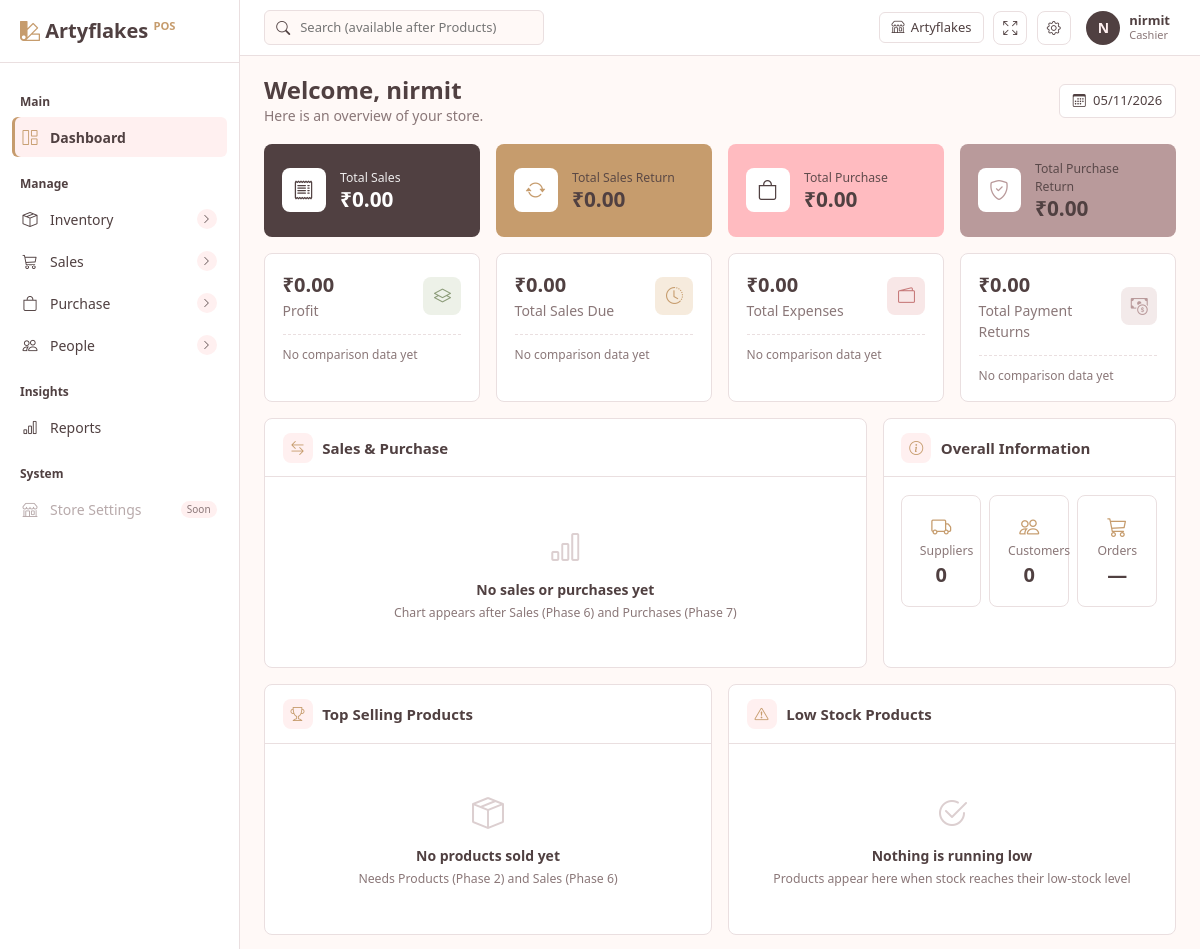
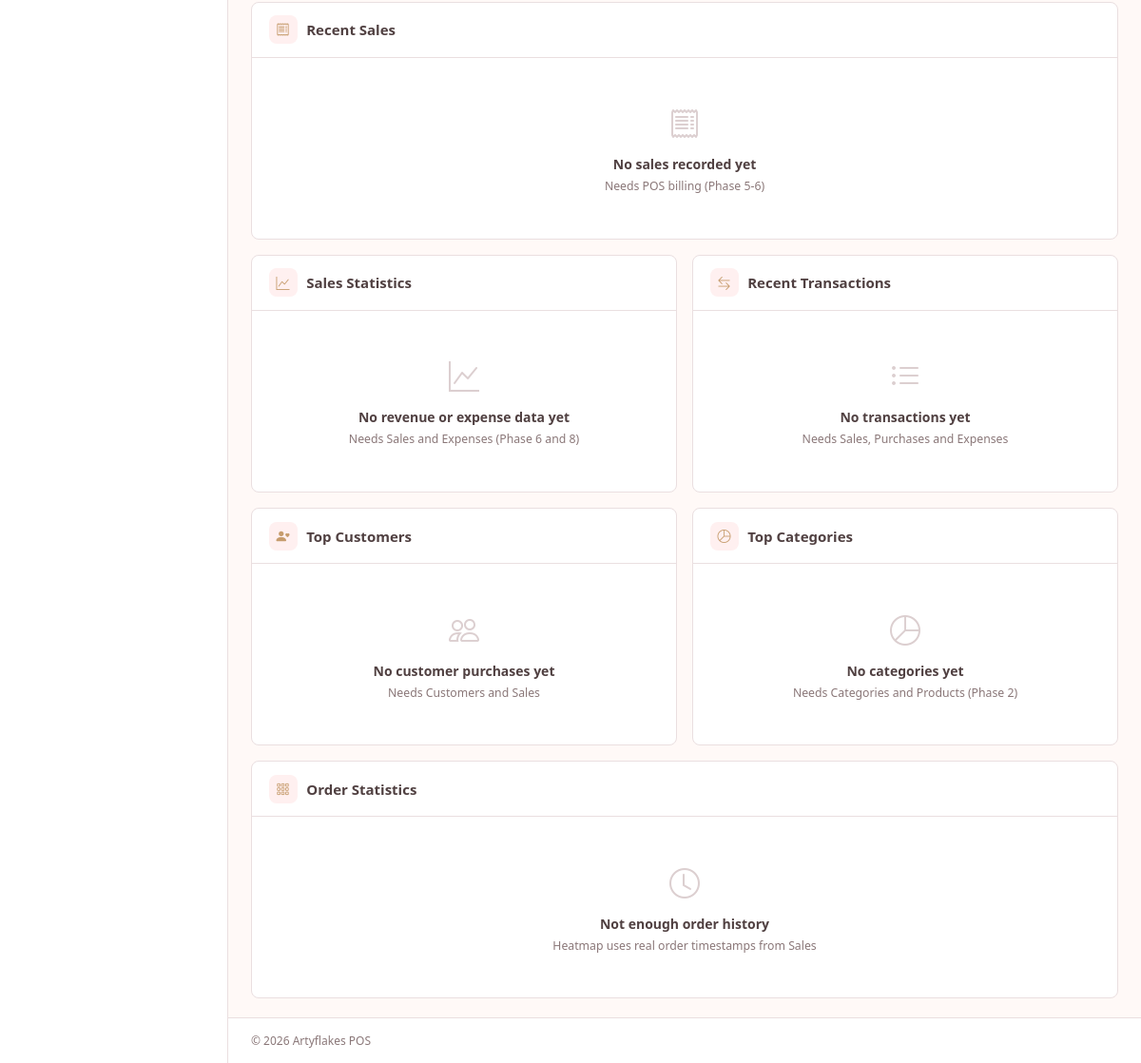
Before: /dashbord/ (signed in) with the older database file (2 pictures, top to bottom).
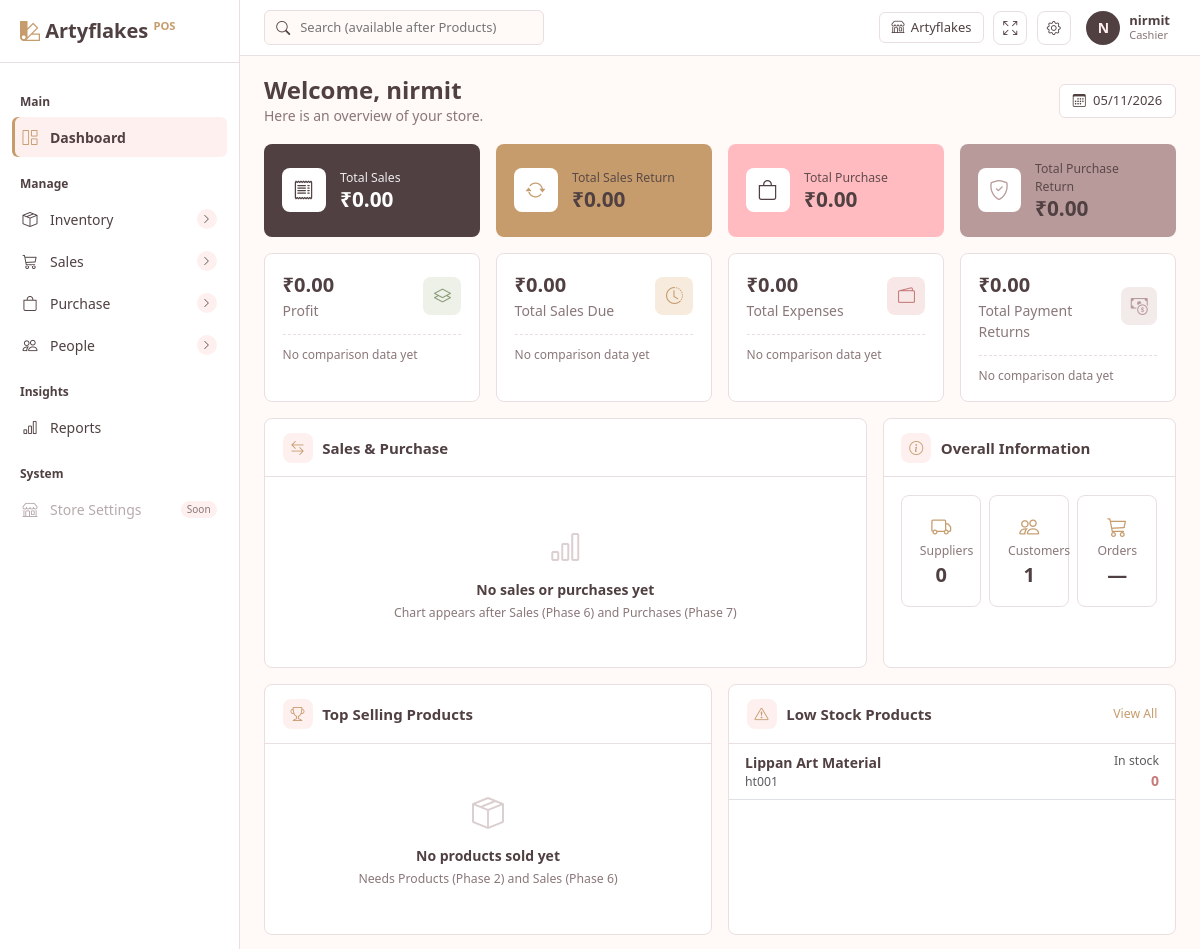
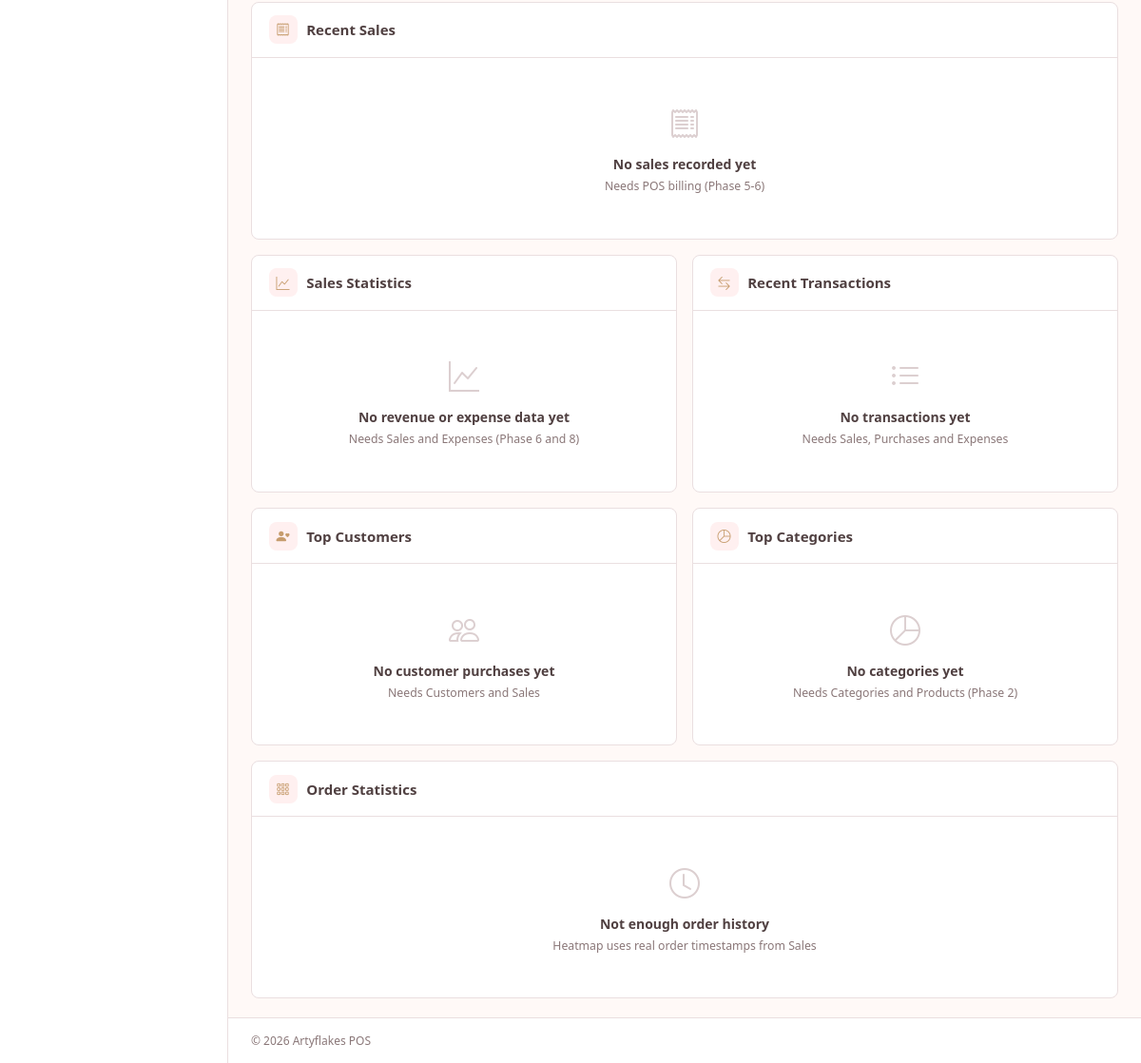
After: the same page with the newer database file (2 pictures, top to bottom).
### inventory/models.py (models this page shows, shortened)
class Product(TimeStampedModel):
    class Unit(models.TextChoices):
        PCS = "pcs", "Pieces"
        SET = "set", "Set"
        BOX = "box", "Box"
        PACK = "pack", "Pack"
        KG = "kg", "Kilogram"
        G = "g", "Gram"
        LTR = "ltr", "Litre"
        ML = "ml", "Millilitre"
        MTR = "mtr", "Metre"
    code = models.CharField(max_length=30, unique=True, null=True, blank=True)
    name = models.CharField(max_length=200)
    category = models.ForeignKey(
        Category, null=True, blank=True, on_delete=models.SET_NULL, related_name="products"
    )
    barcode = models.CharField(max_length=64, unique=True, null=True, blank=True)
    hsn_code = models.CharField("HSN code", max_length=10, blank=True)
    unit = models.CharField(max_length=10, choices=Unit.choices, default=Unit.PCS)
    track_stock = models.BooleanField(
        "Track stock", default=True,
        help_text="Untick for services or custom work that has no stock.",
    )
    cost_price = models.DecimalField(max_digits=10, decimal_places=2, default=0, validators=[MinValueValidator(0)])
    sale_price = models.DecimalField(max_digits=10, decimal_places=2, default=0, validators=[MinValueValidator(0)])
    mrp = models.DecimalField("MRP", max_digits=10, decimal_places=2, default=0, validators=[MinValueValidator(0)])
    gst_rate = models.DecimalField(
        "GST %", max_digits=5, decimal_places=2, default=0,
        validators=[MinValueValidator(0), MaxValueValidator(100)],
    )
    min_stock = models.PositiveIntegerField("Low stock level", default=0)
    is_active = models.BooleanField(default=True)
    class Meta:
        ordering = ["name"]

### dashboard/views.py (the view)
# urls.py: path("", views.home, name="home"),
@login_required
def home(request):
    primary_cards = [
        {"label": "Total Sales", "value": ZERO, "icon": "bi-receipt", "color": "orange"},
        {"label": "Total Sales Return", "value": ZERO, "icon": "bi-arrow-repeat", "color": "navy"},
        {"label": "Total Purchase", "value": ZERO, "icon": "bi-bag", "color": "teal"},
        {"label": "Total Purchase Return", "value": ZERO, "icon": "bi-shield-check", "color": "blue"},
    ]
    secondary_cards = [
        {"label": "Profit", "value": ZERO, "icon": "bi-layers", "tone": "teal"},
        {"label": "Total Sales Due", "value": ZERO, "icon": "bi-clock-history", "tone": "orange"},
        {"label": "Total Expenses", "value": ZERO, "icon": "bi-wallet2", "tone": "red"},
        {"label": "Total Payment Returns", "value": ZERO, "icon": "bi-cash-coin", "tone": "blue"},
    ]
    low = low_stock(with_stock()).order_by("stock", "name")[:5]
    low_rows = [
        {
            "name": p.name,
            "code": p.code or "",
            "stock": qty_fmt(p.stock),
            "out": p.stock <= 0,
        }
        for p in low
    ]
    context = {
        "today": timezone.localdate(),
        "primary_cards": primary_cards,
        "secondary_cards": secondary_cards,
        "overall": {
            "suppliers": Contact.objects.filter(is_supplier=True, is_active=True).count(),
            "customers": Contact.objects.filter(is_customer=True, is_system=False, is_active=True).count(),
        },
        "low_stock": low_rows,
    }
    return render(request, "dashboard/home.html", context)

### accounts/models.py (called while the page is built)
    @property
    def is_admin_role(self):
        return self.is_superuser or self.role == self.Role.ADMIN

### inventory/stock.py (called while the page is built)
def qty_fmt(value):
    return f"{Decimal(value).normalize():f}"

def with_stock(qs=None):
    qs = Product.objects.all() if qs is None else qs
    return qs.annotate(
        stock=Coalesce(
            Sum("movements__quantity"), Value(ZERO),
            output_field=DecimalField(max_digits=14, decimal_places=3),
        )
    )

def low_stock(qs):
    return qs.filter(track_stock=True, is_active=True).filter(
        Q(stock__lte=0) | Q(min_stock__gt=0, stock__lte=F("min_stock"))
    )

### templates/dashboard/home.html (shortened to what the changed rows need)
{% extends "base.html" %}
{% block content %}
<div class="row g-3 mb-3">
  <div class="col-xl-8">
    {% include "dashboard/_panel_empty.html" with icon="bi-arrow-left-right" title="Sales & Purchase" empty_icon="bi-bar-chart" message="No sales or purchases yet" needs="Chart appears after Sales (Phase 6) and Purchases (Phase 7)" %}
  </div>
  <div class="col-xl-4">
    <div class="panel h-100">
      <div class="panel-body">
        <div class="row g-2 text-center">
          <div class="col-4">
            <div class="mini-card">
              <i class="bi bi-people fs-5" style="color: var(--secondary)"></i>
              <div class="mini-label small">Customers</div>
              <div class="mini-value">{{ overall.customers }}</div>
            </div>
          </div>
        </div>
      </div>
    </div>
  </div>
</div>
<div class="row g-3 mb-3">
  <div class="col-xl-6">
    {% include "dashboard/_panel_empty.html" with icon="bi-trophy" title="Top Selling Products" empty_icon="bi-box-seam" message="No products sold yet" needs="Needs Products (Phase 2) and Sales (Phase 6)" %}
  </div>
  <div class="col-xl-6">
    {% if low_stock %}
    <div class="panel h-100">
      <div class="panel-head">
        <span class="panel-icon"
          ><i class="bi bi-exclamation-triangle"></i
        ></span>
        <h6>Low Stock Products</h6>
        <a
          class="ms-auto small"
          style="color: var(--secondary)"
          href="{% url 'inventory:stock_list' %}?filter=low"
          >View All</a
        >
      </div>
      <div class="panel-body p-0">
        {% for p in low_stock %}
        <div
          class="d-flex justify-content-between align-items-center px-3 py-2 border-bottom"
        >
          <div>
            <div class="fw-semibold">{{ p.name }}</div>
            <div class="small text-muted">{{ p.code }}</div>
          </div>
          <div class="text-end">
            <div class="small text-muted">In stock</div>
            <div
              class="fw-bold"
              style="color: {% if p.out %}var(--danger){% else %}var(--secondary){% endif %};"
            >
              {{ p.stock }}
            </div>
          </div>
        </div>
        {% endfor %}
      </div>
    </div>
    {% else %}
    {% include "dashboard/_panel_empty.html" with icon="bi-exclamation-triangle" title="Low Stock Products" empty_icon="bi-check2-circle" message="Nothing is running low" needs="Products appear here when stock reaches their low-stock level" %}
    {% endif %}
  </div>
</div>
<div class="row g-3 mb-3">
  <div class="col-12">
    {% include "dashboard/_panel_empty.html" with icon="bi-receipt" title="Recent Sales" empty_icon="bi-receipt" message="No sales recorded yet" needs="Needs POS billing (Phase 5-6)" %}
  </div>
</div>
<div class="row g-3 mb-3">
  <div class="col-xl-6">
    {% include "dashboard/_panel_empty.html" with icon="bi-graph-up" title="Sales Statistics" empty_icon="bi-graph-up" message="No revenue or expense data yet" needs="Needs Sales and Expenses (Phase 6 and 8)" %}
  </div>
  <div class="col-xl-6">
    {% include "dashboard/_panel_empty.html" with icon="bi-arrow-left-right" title="Recent Transactions" empty_icon="bi-list-ul" message="No transactions yet" needs="Needs Sales, Purchases and Expenses" %}
  </div>
</div>
<div class="row g-3 mb-3">
  <div class="col-xl-6">
    {% include "dashboard/_panel_empty.html" with icon="bi-person-heart" title="Top Customers" empty_icon="bi-people" message="No customer purchases yet" needs="Needs Customers and Sales" %}
  </div>
  <div class="col-xl-6">
    {% include "dashboard/_panel_empty.html" with icon="bi-pie-chart" title="Top Categories" empty_icon="bi-pie-chart" message="No categories yet" needs="Needs Categories and Products (Phase 2)" %}
  </div>
</div>
<div class="row g-3">
  <div class="col-12">
    {% include "dashboard/_panel_empty.html" with icon="bi-grid-3x3-gap" title="Order Statistics" empty_icon="bi-clock" message="Not enough order history" needs="Heatmap uses real order timestamps from Sales" %}
  </div>
</div>
{% endblock %}

Changed rows visible on the page:
added Product: name "Lippan Art Material", code "ht001"
Other visible differences:
{{ title }}: "Sales & Purchase Top Selling Products Low Stock Products Recent Sales Sales Statistics Recent Transactions Top Customers Top Categories Order Statistics" → "Sales & Purchase Top Selling Products Recent Sales Sales Statistics Recent Transactions Top Customers Top Categories Order Statistics"
{{ message }}: "…No products sold yet Nothing is running low No sales recorded yet…" → "…No products sold yet No sales recorded yet…"
{{ needs }}: "…and Sales (Phase 6) Products appear here when stock reaches their low-stock level Needs POS billing (Phase…" → "…and Sales (Phase 6) Needs POS billing (Phase…"
{{ overall.customers }}: "0" → "1"
text now shown: "Low Stock Products View All"
new list line: "In stock 0"
